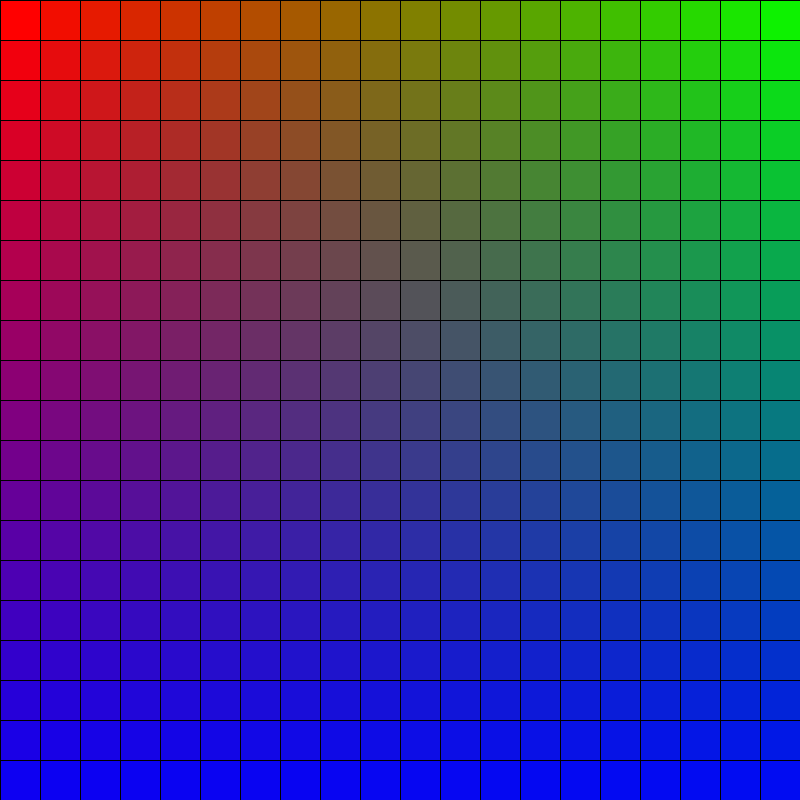
Frame 1 (no input)
Frame 60 (the mouse pressed at the canvas centre just before this capture): identical to frame 1, image omitted
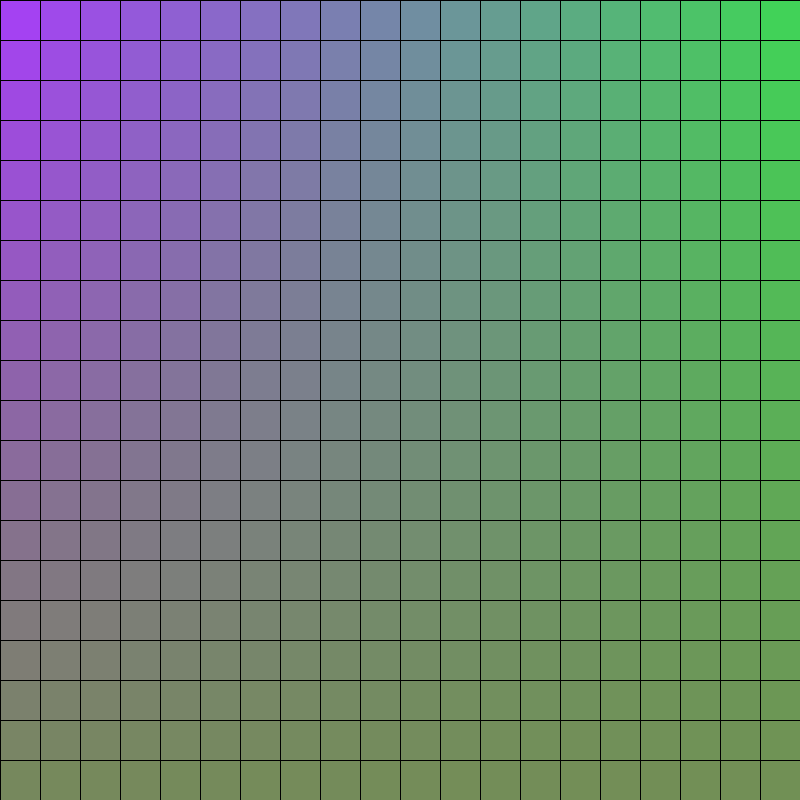
Frame 120 (the mouse held since frame 60 and released just before this capture)

The Processing sketch that drew these frames (run headless with seeded random() and noise(); from frame 60 on, the mouse is pressed at the canvas centre):

// Processing sketch: colorInterpolation3
// ── colorInterpolation3.pde

color c1 = color(255,0,0);
color c2 = color(0,255,0);
color c3 = color(0,0,255);

int num = 20;

float amt;

void setup(){
  size(800,800);
  background(255);
}


void draw(){
   
  background(255);
  for(int i=0; i<=num; i++){
    amt = i/(float)num;
    color cTemp = lerpColor(c1, c2, amt);
    for(int j=0; j<= num; j++){
      amt = j/(float)num;
      color c = lerpColor(cTemp, c3, amt);
      fill(c);
      rect(width/num*i, height/num*j, width/num, height);
    }
  }
  
}

void mousePressed(){
  c1 = color(random(255), random(255), random(255));
  c2 = color(random(255), random(255), random(255));
  c3 = color(random(255), random(255), random(255));
}
